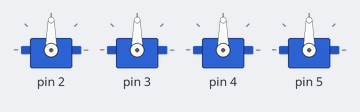
A sketch run on a simulated Arduino Uno, built with avr-gcc and run on an emulated ATmega328P. Shown: 4 × servo.

Above: at 0.1 s.
At 0.67 s:
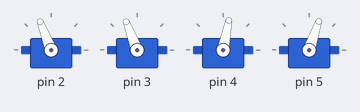
At 9.34 s:
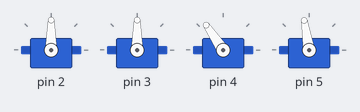
At 18.54 s:
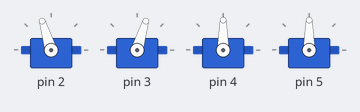
At 29.39 s:
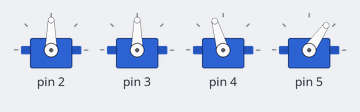
At 39.73 s:
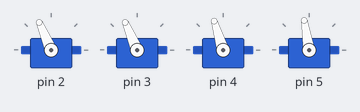
Timing chart, 0 to 40.0 s (numbered marks = the images above):
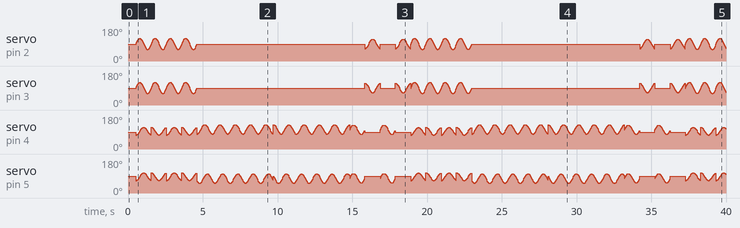

Measured:
- by itself, servo on pin 2, servo on pin 3: moves between 60° and 120°, repeating every 18.4 s

The sketch:

dance.ino
```cpp
#include <Otto.h>
Otto Otto;

#define LeftLeg 2   // left leg pin, servo[0]
#define RightLeg 3  // right leg pin, servo[1]
#define LeftFoot 4  // left foot pin, servo[2]
#define RightFoot 5 // right foot pin, servo[3]
#define Buzzer 13   // buzzer pin

void setup()
{
    Otto.init(LeftLeg, RightLeg, LeftFoot, RightFoot, true, Buzzer);
    Otto.home();
}

void loop()
{
    for (int count = 0; count < 2; count++)
    {
        Otto.walk(1, 1000, 1);  // FORWARD
        Otto.walk(1, 1000, -1); // BACKWARD
    }
    for (int count = 0; count < 5; count++)
    {
        Otto.moonwalker(1, 1000, 25, 1);
    }
    for (int count = 0; count < 5; count++)
    {
        Otto.moonwalker(1, 1000, 25, -1);
    }
    for (int count = 0; count < 2; count++)
    {
        Otto.swing(1, 1000, 25);
        Otto.jitter(1, 1000, 25);
    }
}
```
